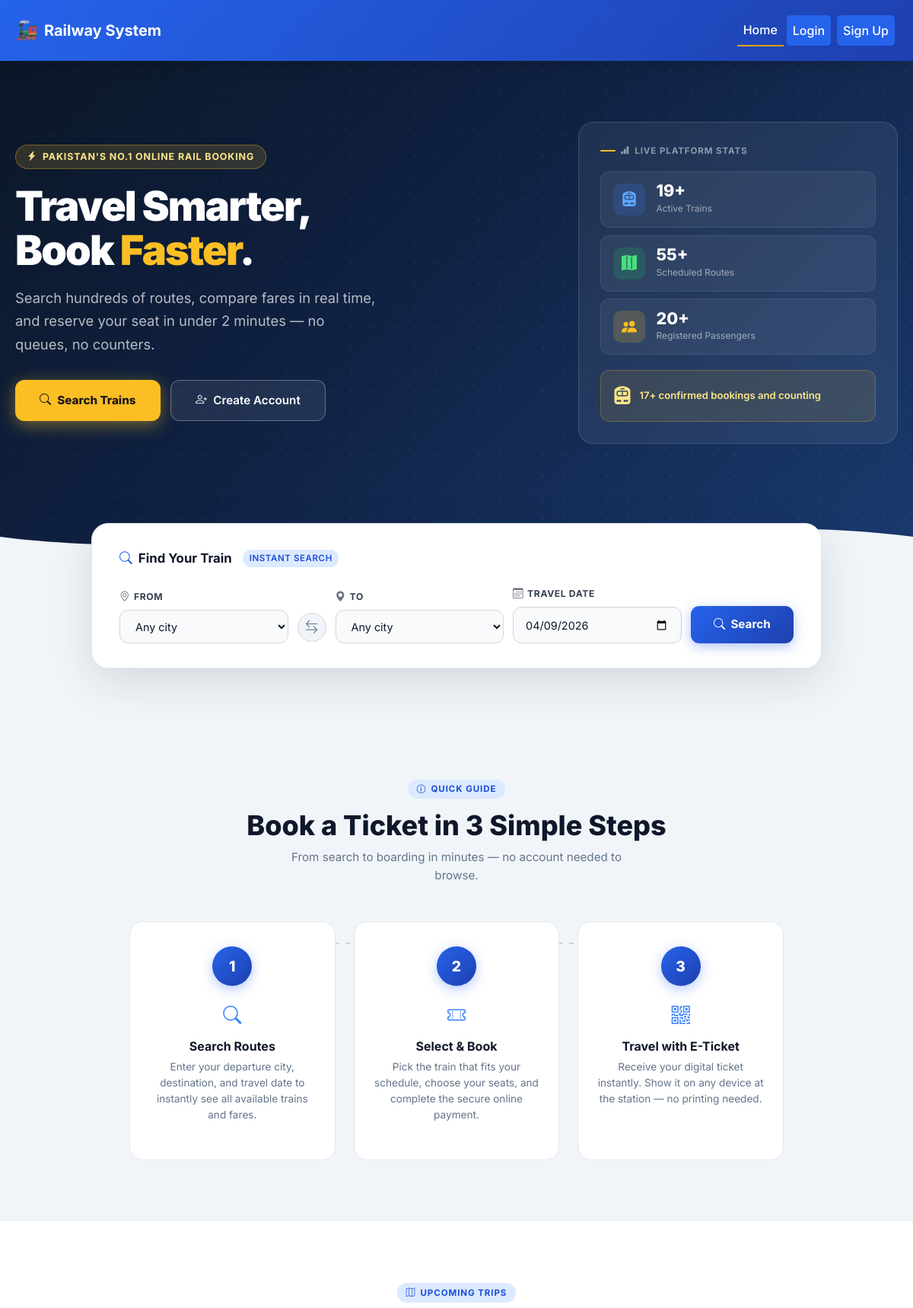
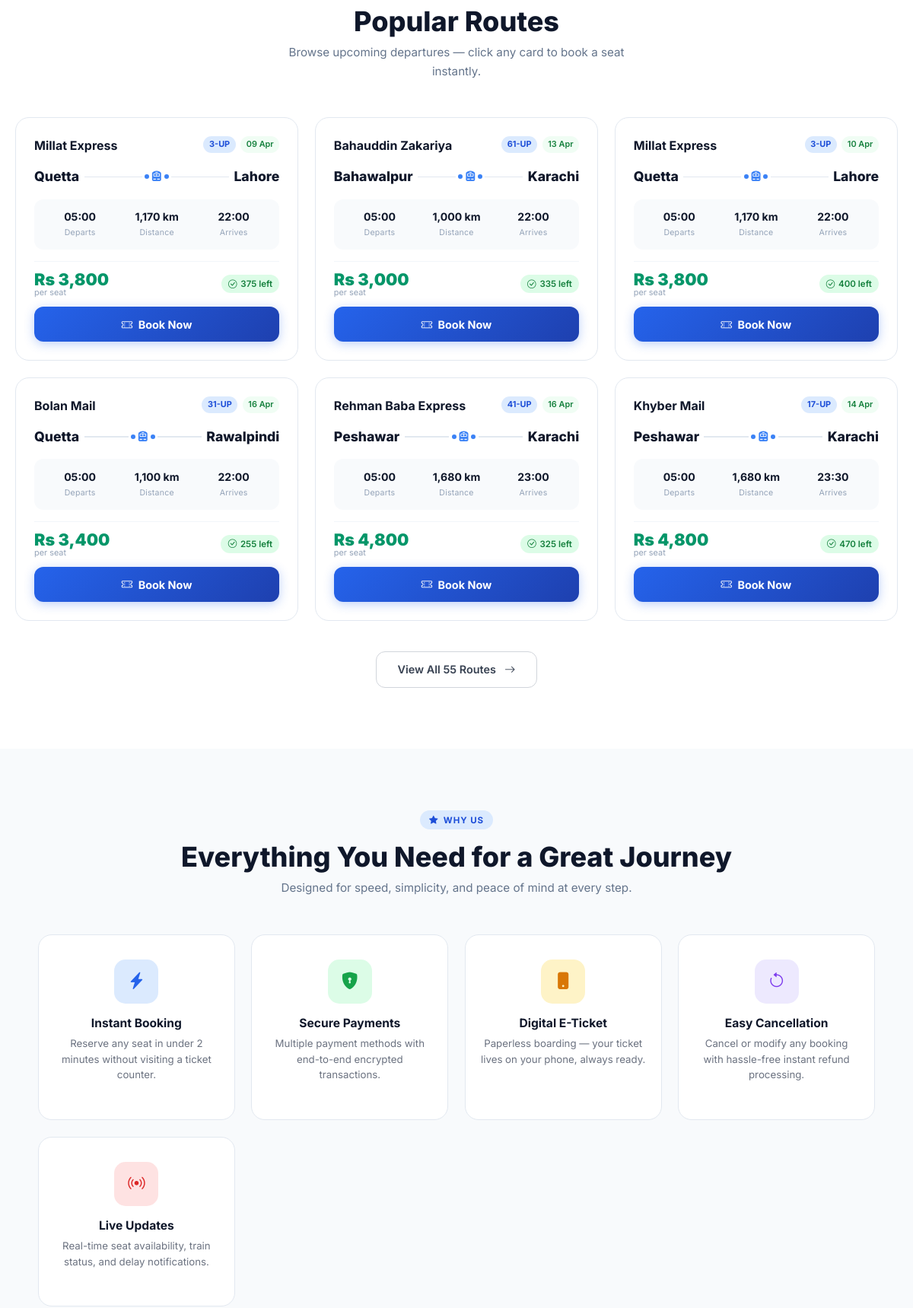
The page /index.php (upper part) on the database its author committed (2 pictures, top to bottom).
### tables this page shows
CREATE TABLE IF NOT EXISTS routes (
    route_id INT PRIMARY KEY AUTO_INCREMENT,
    train_id INT NOT NULL,
    departure_city VARCHAR(100) NOT NULL,
    arrival_city VARCHAR(100) NOT NULL,
    departure_time TIME NOT NULL,
    arrival_time TIME NOT NULL,
    distance_km DECIMAL(10, 2),
    base_fare DECIMAL(10, 2) NOT NULL,
    journey_date DATE NOT NULL,
    available_seats INT NOT NULL,
    status ENUM('scheduled', 'cancelled', 'completed') DEFAULT 'scheduled',
    created_at TIMESTAMP DEFAULT CURRENT_TIMESTAMP,
    updated_at TIMESTAMP DEFAULT CURRENT_TIMESTAMP ON UPDATE CURRENT_TIMESTAMP,
    FOREIGN KEY (train_id) REFERENCES trains(train_id) ON DELETE CASCADE,
    UNIQUE KEY unique_train_date (train_id, journey_date)
);

CREATE TABLE IF NOT EXISTS trains (
    train_id INT PRIMARY KEY AUTO_INCREMENT,
    train_name VARCHAR(100) NOT NULL,
    train_number VARCHAR(50) UNIQUE NOT NULL,
    train_type VARCHAR(50) NOT NULL,
    total_seats INT NOT NULL,
    available_seats INT NOT NULL,
    status ENUM('active', 'inactive', 'maintenance') DEFAULT 'active',
    created_at TIMESTAMP DEFAULT CURRENT_TIMESTAMP,
    updated_at TIMESTAMP DEFAULT CURRENT_TIMESTAMP ON UPDATE CURRENT_TIMESTAMP
);

### index.php (the view, shortened to what the rows shown need)
<?php
require_once 'config/database.php';
require_once 'src/classes/Database.php';
require_once 'src/classes/Train.php';
$db = new Database();
$db->connect();
$train = new Train($db);
$search_from = isset($_GET['departure_city']) ? trim($_GET['departure_city']) : '';
$search_to   = isset($_GET['arrival_city'])   ? trim($_GET['arrival_city'])   : '';
$search_date = isset($_GET['journey_date'])   ? trim($_GET['journey_date'])   : '';
$has_search  = $search_from !== '' || $search_to !== '' || $search_date !== '';
$show_all    = isset($_GET['show_all']);
if ($has_search) {
    $conn  = $db->getConnection();
    $where = ["r.status = 'scheduled'", "r.journey_date >= CURDATE()"];
    if ($search_from) $where[] = "r.departure_city = '" . $conn->real_escape_string($search_from) . "'";
    if ($search_to)   $where[] = "r.arrival_city   = '" . $conn->real_escape_string($search_to)   . "'";
    if ($search_date) $where[] = "r.journey_date   = '" . $conn->real_escape_string($search_date)  . "'";
    $sql    = "SELECT r.*, t.train_name, t.train_number FROM routes r JOIN trains t ON r.train_id = t.train_id WHERE " . implode(' AND ', $where) . " ORDER BY r.journey_date, r.departure_time";
    $routes = $db->select($sql) ?: [];
} else {
    $routes = $train->getAllRoutes() ?: [];
}
require_once 'inc/header.php';
?>
<section class="ix-hero">
    <div class="ix-hero-inner">
        <div>
            <h1>Travel Smarter,<br>Book <em>Faster</em>.</h1>
        </div>
    </div>
</section>
<div class="ix-how">
    <div class="ix-section-head">
        <h2>Book a Ticket in 3 Simple Steps</h2>
    </div>
</div>
<div class="ix-routes-band" id="routes">
    <div class="ix-section-head">
        <?php if ($has_search): ?>
        <div class="ix-section-badge"><i class="bi bi-search"></i> Search Results</div>
        <h2>
            <?= count($routes) ?> route<?= count($routes) !== 1 ? 's' : '' ?> found
        </h2>
        <p>
            <?php
            $parts = [];
            if ($search_from) $parts[] = 'from <strong>' . htmlspecialchars($search_from) . '</strong>';
            if ($search_to)   $parts[] = 'to <strong>'   . htmlspecialchars($search_to)   . '</strong>';
            if ($search_date) $parts[] = 'on <strong>'   . date('D, d M Y', strtotime($search_date)) . '</strong>';
            echo implode(' ', $parts);
            ?>
            &nbsp;·&nbsp; <a href="index.php" style="font-size:.85rem;">Clear search</a>
        </p>
        <?php else: ?>
        <h2><?= $show_all ? 'All Available Routes' : 'Popular Routes' ?></h2>
        <?php endif; ?>
    </div>
    <div class="ix-routes-grid">
        <?php if ($routes): ?>
            <?php foreach (($has_search || $show_all) ? $routes : array_slice($routes, 0, 6) as $route): ?>
            <?php
                $seats = (int)$route['available_seats'];
                if ($seats > 20)      { $seatClass = 'high'; $seatIcon = 'bi-check-circle'; }
                elseif ($seats > 10)  { $seatClass = 'mid';  $seatIcon = 'bi-exclamation-circle'; }
                else                  { $seatClass = 'low';  $seatIcon = 'bi-x-circle'; }
                $journeyDate = !empty($route['journey_date']) ? date('d M', strtotime($route['journey_date'])) : '';
            ?>
            <div class="ix-route-card">
                <div class="ix-rc-top">
                    <span class="train-name"><?= htmlspecialchars($route['train_name']) ?></span>
                    <div class="badges">
                        <span class="badge-num"><?= htmlspecialchars($route['train_number']) ?></span>
                        <?php if ($journeyDate): ?>
                        <span class="badge-date"><?= $journeyDate ?></span>
                        <?php endif; ?>
                    </div>
                </div>
                <div class="ix-rc-route">
                    <span class="city"><?= htmlspecialchars($route['departure_city']) ?></span>
                    <span class="rc-connector">
                        <span class="line"></span>
                        <span class="dot"></span>
                        <span class="train-ic"><i class="bi bi-train-front-fill"></i></span>
                        <span class="dot"></span>
                        <span class="line"></span>
                    </span>
                    <span class="city"><?= htmlspecialchars($route['arrival_city']) ?></span>
                </div>
                <div class="ix-rc-meta">
                    <div>
                        <div class="m-val"><?= date('H:i', strtotime($route['departure_time'])) ?></div>
                        <div class="m-lbl">Departs</div>
                    </div>
                    <div>
                        <div class="m-val"><?= number_format($route['distance_km'], 0) ?> km</div>
                        <div class="m-lbl">Distance</div>
                    </div>
                    <div>
                        <div class="m-val"><?= date('H:i', strtotime($route['arrival_time'])) ?></div>
                        <div class="m-lbl">Arrives</div>
                    </div>
                </div>
                <div class="ix-rc-footer">
                    <div class="fare">
                        Rs <?= number_format($route['base_fare'], 0) ?>
                        <small>per seat</small>
                    </div>
                    <span class="seats-badge <?= $seatClass ?>">
                        <i class="bi <?= $seatIcon ?>"></i> <?= $seats ?> left
                    </span>
                </div>
                <a href="book.php?route_id=<?= (int)$route['route_id'] ?>" class="btn-book-ix">
                    <i class="bi bi-ticket-perforated me-1"></i> Book Now
                </a>
            </div>
            <?php endforeach; ?>
        <?php endif; ?>
    </div>
</div>
<div class="ix-features-band">
    <div class="ix-section-head">
        <h2>Everything You Need for a Great Journey</h2>
    </div>
</div>
<?php require_once 'inc/footer.php'; ?>

### rows shown on the page
routes: train.train_name "Millat Express", train.train_number "3-UP", journey_date "09 Apr", departure_city "Quetta", arrival_city "Lahore", departure_time "05:00", distance_km "1,170", arrival_time "22:00", base_fare "3,800", available_seats "375"
routes: train.train_name "Bahauddin Zakariya", train.train_number "61-UP", journey_date "13 Apr", departure_city "Bahawalpur", arrival_city "Karachi", departure_time "05:00", distance_km "1,000", arrival_time "22:00", base_fare "3,000", available_seats "335"
routes: train.train_name "Millat Express", train.train_number "3-UP", journey_date "10 Apr", departure_city "Quetta", arrival_city "Lahore", departure_time "05:00", distance_km "1,170", arrival_time "22:00", base_fare "3,800", available_seats "400"
routes: train.train_name "Bolan Mail", train.train_number "31-UP", journey_date "16 Apr", departure_city "Quetta", arrival_city "Rawalpindi", departure_time "05:00", distance_km "1,100", arrival_time "22:00", base_fare "3,400", available_seats "255"
routes: train.train_name "Rehman Baba Express", train.train_number "41-UP", journey_date "16 Apr", departure_city "Peshawar", arrival_city "Karachi", departure_time "05:00", distance_km "1,680", arrival_time "23:00", base_fare "4,800", available_seats "325"
routes: train.train_name "Khyber Mail", train.train_number "17-UP", journey_date "14 Apr", departure_city "Peshawar", arrival_city "Karachi", departure_time "05:00", distance_km "1,680", arrival_time "23:30", base_fare "4,800", available_seats "470"

### other values the page prints
$total_trains "19"
$total_routes "55"
$total_users "20"
$total_bookings "17"
count($routes) "55"
